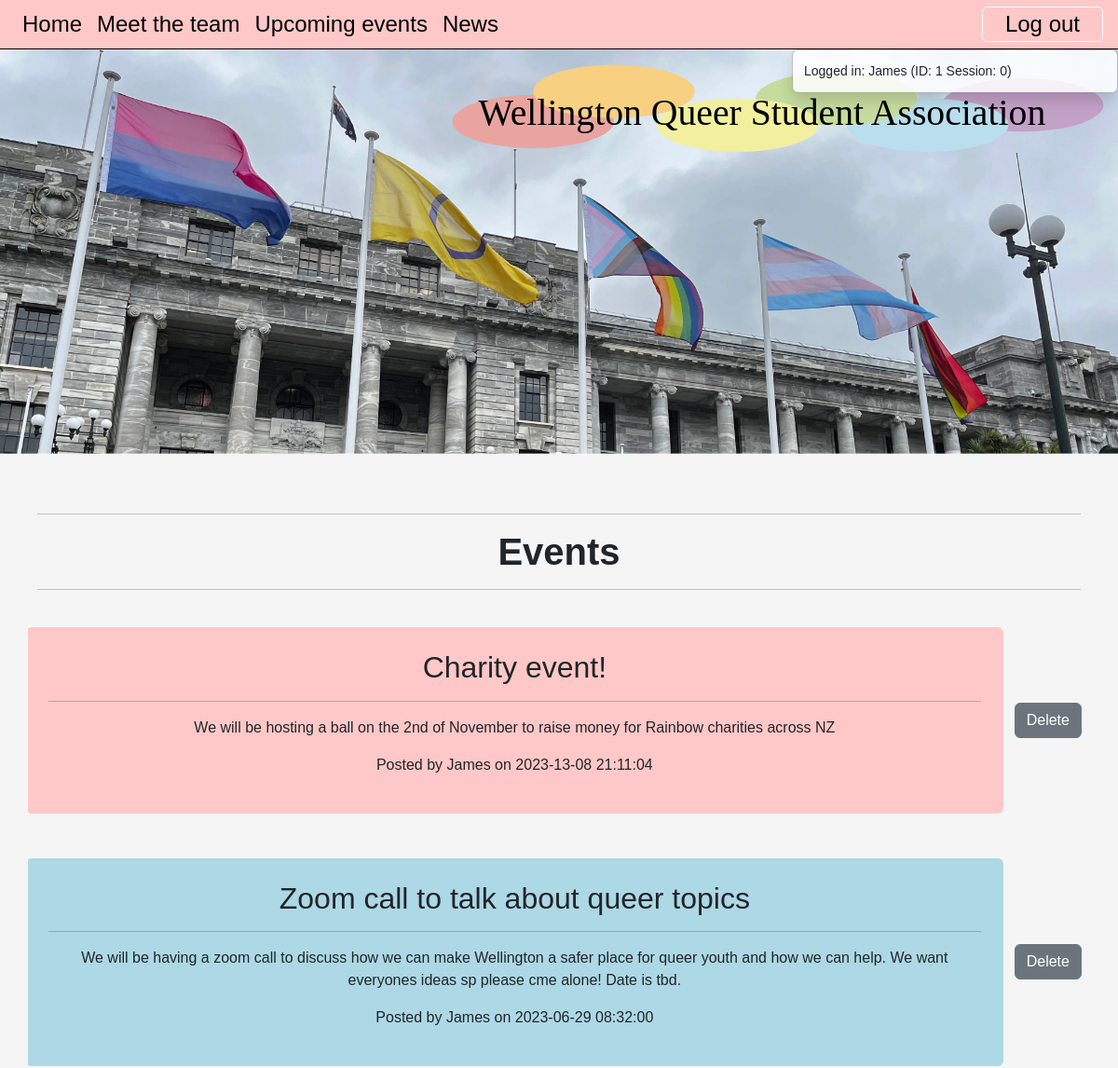
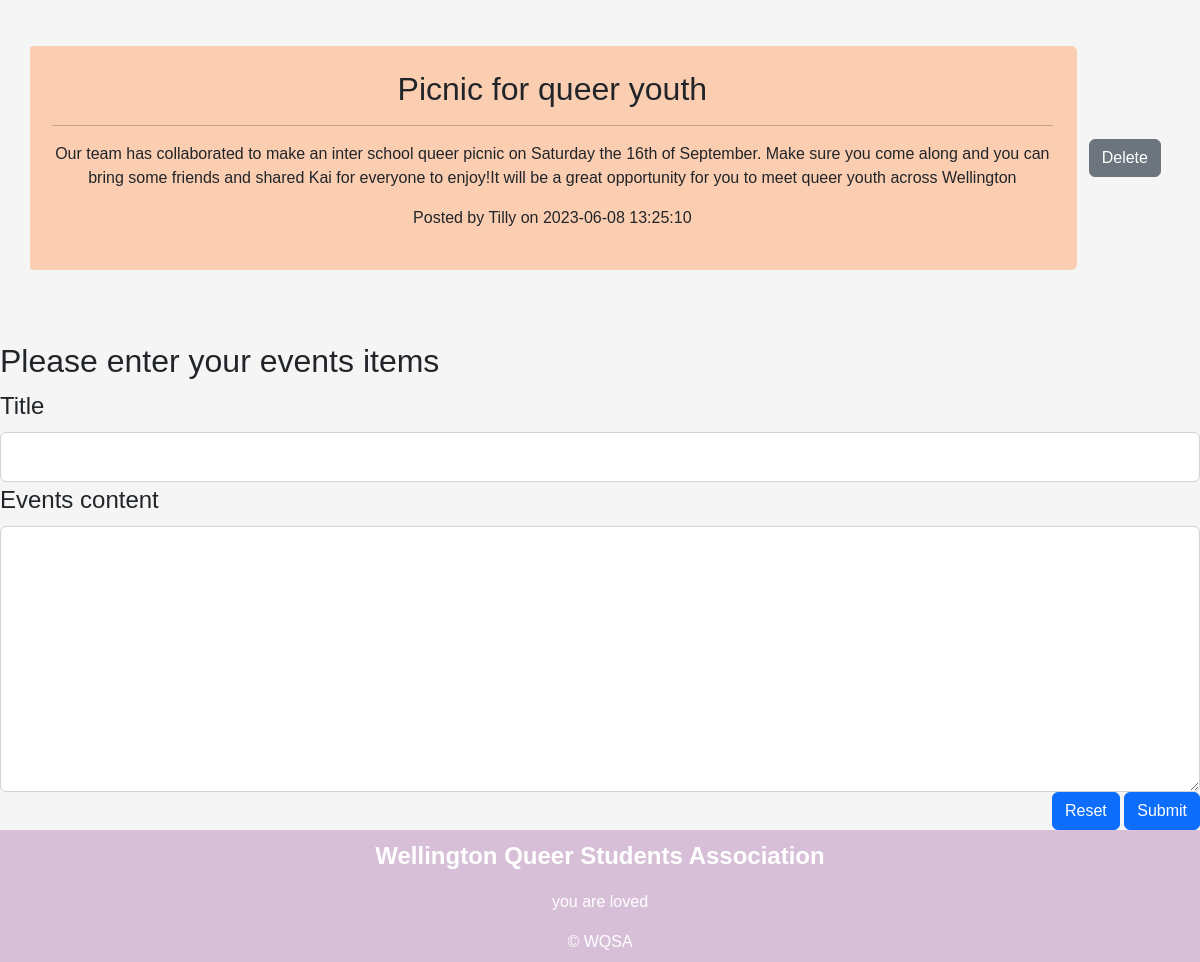
/upcoming_events (signed in), run on the app's committed database (2 pictures, top to bottom).
### tables this page shows
CREATE TABLE member(
    member_id integer primary key autoincrement not null,
    name text not null,
    email text not null unique,
    password text not null,
    authorisation integer not null
);

CREATE TABLE events(
    events_id integer primary key autoincrement not null,
    events_title text not null unique,
    events_content text not null unique,
    events_date date not null,
    member_id integer not null,
    foreign key(member_id) references member(member_id)
);

### server.py (the view, shortened to what this page needs)
@app.route("/upcoming_events", methods=['GET', 'POST'])
def upcoming_events():
    data = request.args
    if request.method == "GET":
        if 'task' in data and data['task'] == 'delete':
            sql = "delete from events where events_id =?"
            values_tuple = (data['id'],)
            result = run_commit_query(sql, values_tuple, db_path)
            if not result:
                return render_template('error.html', error='Failed to delete events_id')
    sql = """select events.events_id, events.events_title, events.events_content, events.events_date, member.name
      from events
      join member on events.member_id = member.member_id
      order by events.events_date desc;
      """
    events = run_search_query_tuples(sql, (), db_path, True)
    return render_template("events.html", events=events)

### db_functions.py (called while the page is built)
def run_search_query_tuples(sql_query, values_tuple, file_path, rowfactory=False):
    result = None
    try:
        db = sqlite3.connect(file_path)
        if rowfactory:
            db.row_factory = sqlite3.Row
        cursor = db.cursor()
        cursor.execute(sql_query, values_tuple)
        result = cursor.fetchall()
        cursor.close()
    except sqlite3.Error as error:
        print("Error running search query tuples: {}".format(error))
        return None
    db.close()
    if result is None:
        print("No search values were found")
    return result

### templates/events.html (shortened to what this page needs)
{% extends "layout.html" %}
{% block content %}
    <div class="container-lg py-sm-5 py-1">
        <hr> <h1>Events</h1> <hr>
        {% for row in events %}
            <div class="row align-items-center">
                <div id="eventsid-{{loop.index}}" class="col p-4 my-4 container-sm rounded text-center">
                    <h2>{{row['events_title']}}</h2>
                    <hr/>
                    <p class="events-text"> {{row['events_content'] | replace("\n", "<br>") | safe}}</p>
                    <div class="events-meta">Posted by {{row['name']}} on {{row['events_date']}}</div>
                </div>
                {% if session and session['authorisation'] == 0 %}
                    <div class="events-meta col-sm-1">
                        <a class="btn btn-secondary" href="{{ url_for('upcoming_events', id=row['events_id'], task='delete')}}">Delete</a>
                    </div>
                {% endif %}
            </div>
        {% endfor %}
    </div>
    {% if session and ( session['authorisation'] == 0 or session['authorisation'] == 1 ) %}
        <h2>Please enter your events items</h2>
        <form action="{{url_for('upcoming_events', task='add')}}" method="POST">
            <div>
                <label for="events_title" class="form-label">Title</label>
                <input type="text" class="form-control" id="events_title" name="events_title" placeholder="" required>
            </div>
            <div>
                <label for="events_content" class="form-label">Events content</label>
                <textarea class="form-control" id="events_content" name="events_content" placeholder="" rows="7" required></textarea>
            </div>
            <div class="text-end">
                <button type="reset" class="btn btn-primary">Reset</button>
                <button type="submit" class="btn btn-primary">Submit</button>
            </div>
        </form>
    {% endif %}
{% endblock %}

### templates/layout.html (shortened to what this page needs)
<!DOCTYPE html>
<html lang="en">
<head>
    <link href="https://cdn.jsdelivr.net/npm/bootstrap@5.2.3/dist/css/bootstrap.min.css" rel="stylesheet">
    <link rel="stylesheet" href="static/styles.css">
</head>
<body>
    <div class="container-fluid">
        <nav class="navbar navbar-expand-lg px-3 py-0 A">
            <div class="collapse navbar-collapse" id="collapsibleNavbar">
                <ul class="navbar-nav">
                    <li class="nav-item">
                        <a class="nav-link" href="{{url_for('index')}}">Home</a>
                    </li>
                    <li class="nav-item">
                        <a class="nav-link" href="{{url_for('meet_the_team')}}">Meet the team</a>
                    </li>
                    <li class="nav-item">
                        <a class="nav-link" href="{{url_for('upcoming_events')}}">Upcoming events</a>
                    </li>
                    <li class="nav-item">
                        <a class="nav-link" href="{{url_for('news')}}">News</a>
                    </li>
                </ul>
                <div class="ms-auto">
                    {% if session %}
                    <a href="{{url_for('logout')}}" class="nav-link btn btn-outline">Log out</a>
                    {% else %}
                    <a href="{{url_for('get_involved')}}" class="nav-link btn btn-outline" >Get involved</a>
                    <a href="{{url_for('login')}}" class="nav-link btn btn-outline">Log in</a>
                    {% endif %}
                </div>
            </div>
        </nav>
    </div>
    {% if session %}
    <div class="toast-container position-absolute top-60 end-0">
        <div class="toast show">
            <div class="toast-body">
                Logged in: {{session['name']}} (ID: {{session['member_id']}} Session: {{session['authorisation']}})
            </div>
        </div>
    </div>
    {% endif %}
    <img class="img-fluid" src="static/images_WQSA/flags_parliment_banner.svg" alt="Photo of flags outside parliemtn">
    {% block content %}
    {% endblock %}
    <footer class="container-fluid footer-content">
        <p>Wellington Queer Students Association</p>
        <p>you are loved</p>
        <div>&copy; WQSA</div>
    </footer>
</body>
</html>

### static/styles.css (style rules this page uses)
:root { --brand-green: rgb(167,209,202); --brand-paper: rgb(245, 245, 245); }
body { font-family: 'Raleway', sans-serif; font-size: 100%; background-color: var(--brand-paper); margin: 0; }
.container-fluid { border: 0px solid blue; padding: 0px; }
.container-lg { border: 4px solid pink; padding: 10px; }
h1 { font-size: 2.5em; text-align: center; font-weight: 600; margin: 0; }
.container-fluid { border: 0px solid pink; }
.container-lg { border: 0px solid pink; overflow: auto; }
.A { background-color: rgb(255, 200, 200); }
.B { background-color: rgb(251, 206, 177); }
.E { background-color: rgb(173,216,230); }
.row { border: 0px solid blue; }
.footer-content { background-color: rgb(216,191,216); text-align: center; padding: 0.5em 0 0.5em 0; color: white; }
.footer-content p:first-child { font-weight: 600; font-size: 1.5em; }
.navbar { --brand-green-pale: rgb(223, 237, 224); background-color: rgb(255, 200, 200); border-bottom: 1px solid black; }
.nav-link { font-size: 1.5em; color: black; }
.btn-outline { border: 1px solid white; padding: 0 1em; }
nav .btn-outline { display: inline-block; }
label, input[type='text'], input[type='email'], textarea { font-size: 1.5em !important; }

### data on the page
member: name "James"
events: events_title "Charity event!", events_content "We will be hosting a ball on the 2nd of November to raise money for Rainbow charities across NZ", name "James", events_date "2023-13-08 21:11:04"
events: events_title "Zoom call to talk about queer topics", events_content "We will be having a zoom call to discuss how we can make Wellington a safer place for queer youth and how we can help. We want everyones ideas sp please cme alone! Date is tbd.", name "James", events_date "2023-06-29 08:32:00"
events: events_title "Picnic for queer youth", events_content "Our team has collaborated to make an inter school queer picnic on Saturday the 16th of September. Make sure you come along and you can bring some friends and shared Kai for everyone to enjoy!It will be a great opportunity for you to meet queer youth across Wellington", name "Tilly", events_date "2023-06-08 13:25:10"

### other printed values
{{ session['member_id'] }} "1"
{{ session['authorisation'] }} "0"
